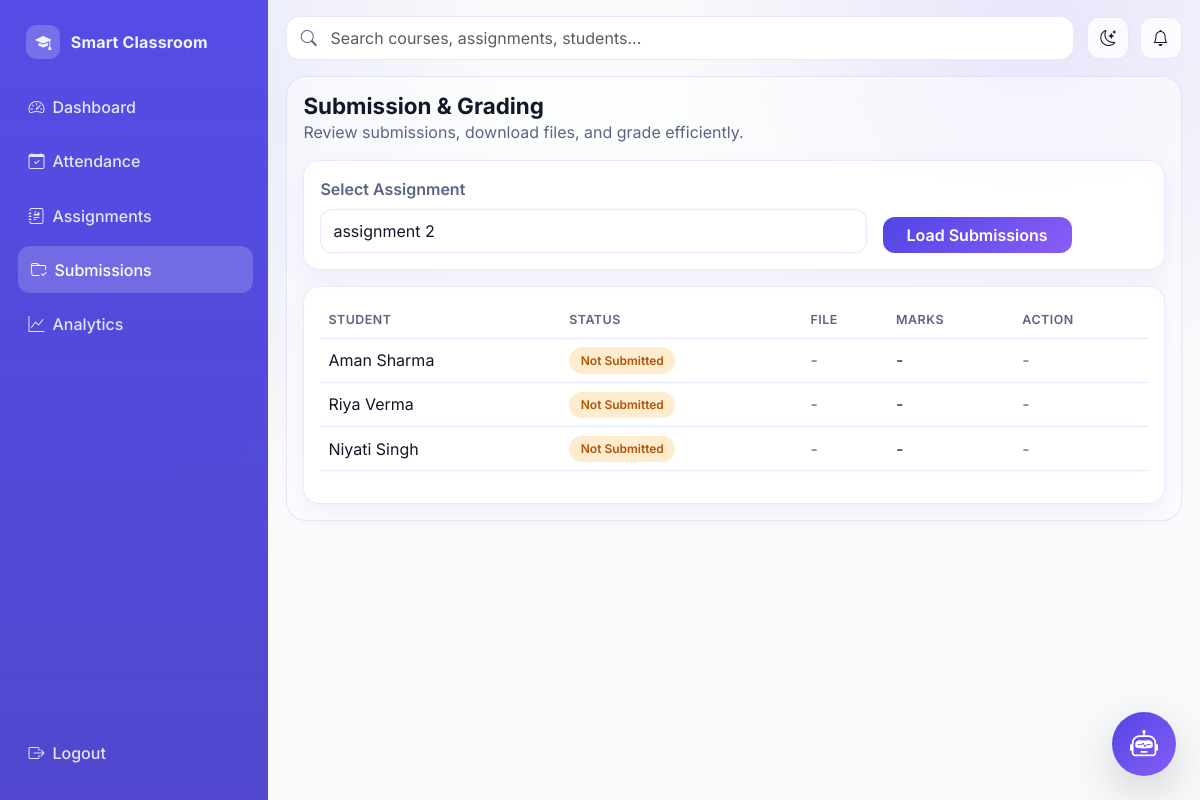
The page /teacher/submissions?assignment_id=2 (signed in) on the database as committed earlier.
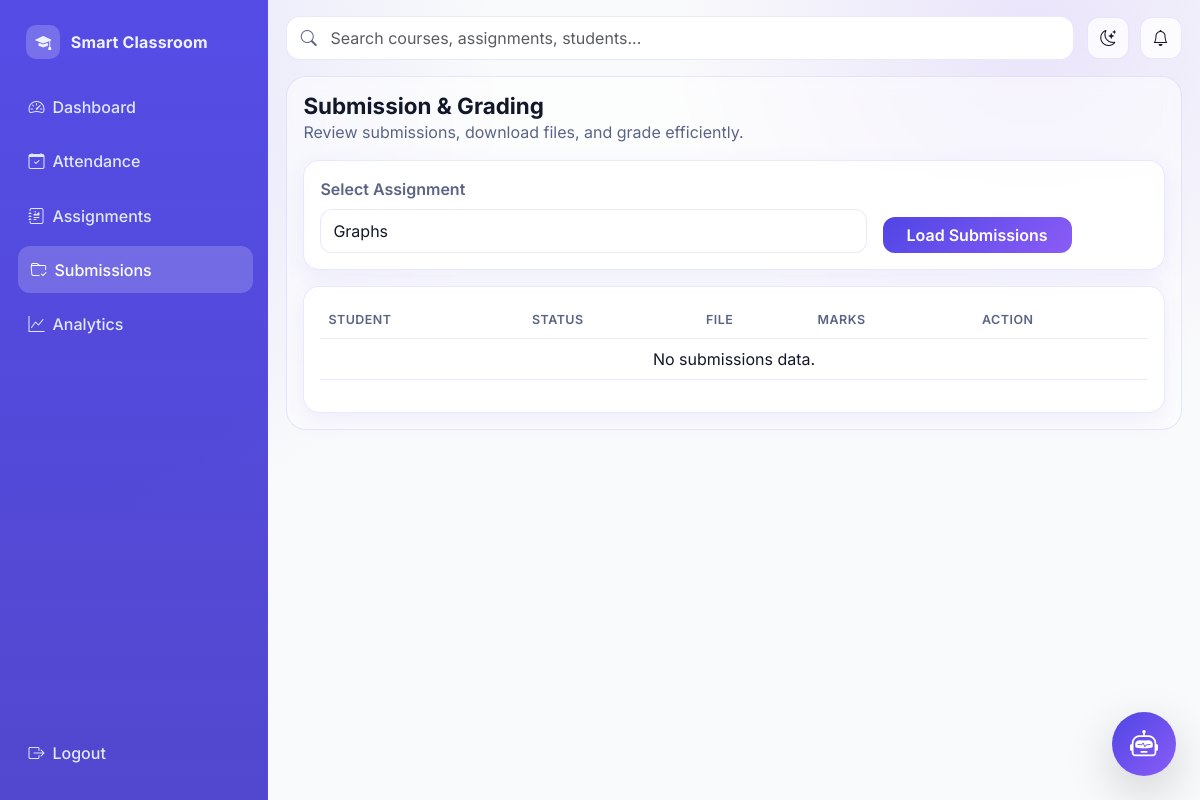
The same page on the database as committed later.
### models/__init__.py (models this page shows, shortened)
class User(UserMixin, db.Model):
    id = db.Column(db.Integer, primary_key=True)
    name = db.Column(db.String(120), nullable=False)
    email = db.Column(db.String(120), unique=True, nullable=False, index=True)
    password = db.Column(db.String(255), nullable=False)
    role = db.Column(db.String(20), nullable=False)
    student_profile = db.relationship("StudentProfile", backref="user", uselist=False)
    teacher_profile = db.relationship("TeacherProfile", backref="user", uselist=False)

### routes/teacher_routes.py (the view)
@teacher_bp.route("/submissions")
@login_required
@role_required("Teacher")
def submissions():
    assignment_id = request.args.get("assignment_id", type=int)
    teacher_assignments = Assignment.query.filter_by(teacher_id=current_user.id).order_by(Assignment.deadline.desc()).all()
    selected_assignment = None
    if assignment_id:
        selected_assignment = Assignment.query.filter_by(id=assignment_id, teacher_id=current_user.id).first()
    elif teacher_assignments:
        selected_assignment = teacher_assignments[0]
    rows = []
    if selected_assignment:
        students = StudentProfile.query.all()
        for student in students:
            submission = Submission.query.filter_by(
                assignment_id=selected_assignment.id,
                student_id=student.user_id,
            ).first()
            status = "Not Submitted"
            if submission:
                status = submission.status
            rows.append({"student": student, "submission": submission, "status": status})
    return render_template(
        "teacher/submissions.html",
        assignments=teacher_assignments,
        selected_assignment=selected_assignment,
        rows=rows,
    )

### app.py (called while the page is built)
def create_app():
    app = Flask(__name__)
    app.config.from_object(Config)
    os.makedirs(app.config["UPLOAD_FOLDER"], exist_ok=True)
    db.init_app(app)
    bcrypt.init_app(app)
    login_manager.init_app(app)
    csrf.init_app(app)
    register_blueprints(app)
    @app.context_processor
    def inject_globals():
        return {"app_name": "College Management System"}
    with app.app_context():
        db.create_all()
    return app

### models/__init__.py (called while the page is built)
@login_manager.user_loader
def load_user(user_id):
    return User.query.get(int(user_id))

### templates/teacher/submissions.html
{% extends 'base.html' %} {% block title %} - Submissions{% endblock %} {% block
content %}
<section class="page-header">
  <div>
    <h1 class="page-title">Submission & Grading</h1>
    <p class="text-muted-soft mb-0">
      Review submissions, download files, and grade efficiently.
    </p>
  </div>
</section>
<article class="app-card p-3 mb-3">
  <form method="GET" class="row g-3 align-items-end">
    <div class="col-md-8">
      <label class="form-label">Select Assignment</label>
      <select name="assignment_id" class="form-select">
        {% for assignment in assignments %}
        <option
          value="{{ assignment.id }}"
          {% if selected_assignment and assignment.id == selected_assignment.id %}selected{% endif %}
        >
          {{ assignment.title }}
        </option>
        {% endfor %}
      </select>
    </div>
    <div class="col-md-4">
      <button class="btn btn-primary px-4">Load Submissions</button>
    </div>
  </form>
</article>
<article class="app-card p-3">
  <div class="table-responsive">
    <table class="table">
      <thead>
        <tr>
          <th>Student</th>
          <th>Status</th>
          <th>File</th>
          <th>Marks</th>
          <th>Action</th>
        </tr>
      </thead>
      <tbody>
        {% for row in rows %}
        <tr>
          <td>{{ row.student.user.name }}</td>
          <td>
            <span
              class="badge status-badge {{ 'pending' if row.status == 'Not Submitted' else ('late' if row.status == 'Late' else 'submitted') }}"
            >
              {{ row.status }}
            </span>
          </td>
          <td>
            {% if row.submission %}
            <a
              href="{{ url_for('core.download_file', filename=row.submission.file_path) }}"
              class="btn btn-soft btn-sm px-3"
              >Download</a
            >
            {% else %}
            <span class="text-muted-soft">-</span>
            {% endif %}
          </td>
          <td>
            {{ row.submission.marks if row.submission and row.submission.marks
            is not none else '-' }}
          </td>
          <td>
            {% if row.submission %}
            <a
              href="{{ url_for('teacher.grade_submission', submission_id=row.submission.id) }}"
              class="btn btn-primary btn-sm"
              >Grade</a
            >
            {% else %}
            <span class="text-muted-soft">-</span>
            {% endif %}
          </td>
        </tr>
        {% else %}
        <tr>
          <td colspan="5" class="text-center text-muted-soft">
            No submissions data.
          </td>
        </tr>
        {% endfor %}
      </tbody>
    </table>
  </div>
</article>
{% endblock %}

Rows that differ between the two databases and show on the page:
no longer on this page (row edited): User: student.user.name "Aman Sharma"
no longer on this page (row edited): User: student.user.name "Riya Verma"
no longer on this page (row edited): User: student.user.name "Niyati Singh"
Other text that changed with them:
form field assignment_id: "assignment 2" → "Graphs"
text now shown: "No submissions data."
list line gone: "Not Submitted - - -"
